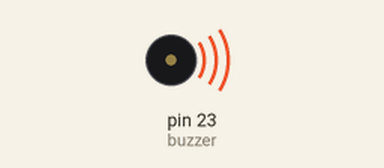
This sketch was run on a simulated Arduino Mega 2560, built with avr-gcc and run on an emulated ATmega2560. Parts: buzzer (waves = sounding).

Above: at 0.2 s.
At 4.5 s:
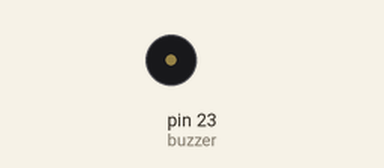
Timing chart, 0 to 6.5 s (numbered marks = the images above):
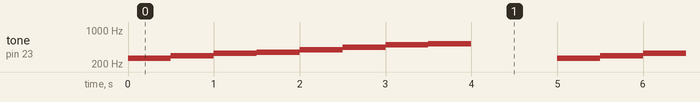

Measured:
- by itself, tone on pin 23 (buzzer): repeats every 5.0 s: 294 Hz 0.50 s, 330 Hz 0.50 s, 349 Hz 0.50 s, 392 Hz 0.50 s, 440 Hz 0.50 s, 494 Hz 0.50 s, 523 Hz 0.50 s, silent 1.0 s, 262 Hz 0.50 s

The sketch:

08_Buzzer_Notas_Musicais.ino
```cpp
int buzzer = 23;

void setup() {
  pinMode(buzzer, OUTPUT);
}

void loop() {

  tone(buzzer, 262); //DO
  delay(500);
  tone(buzzer, 294); //RE
  delay(500);
  tone(buzzer, 330); //MI
  delay(500);
  tone(buzzer, 349); //FA
  delay(500);
  tone(buzzer, 392); //SOL
  delay(500);
  tone(buzzer, 440); //LA
  delay(500);
  tone(buzzer, 494); //SI
  delay(500);
  tone(buzzer, 523); //Dó
  delay(500);

  noTone(buzzer);
  delay(1000);
}
```
